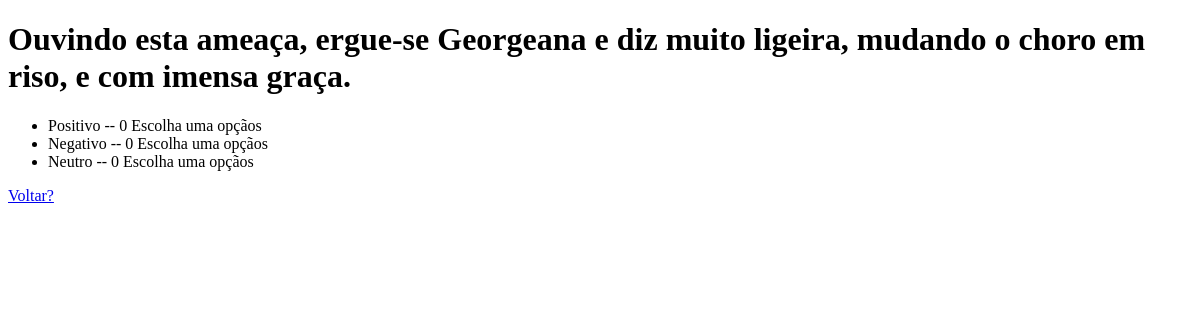
The app's page /enquete/2/results/, older data.
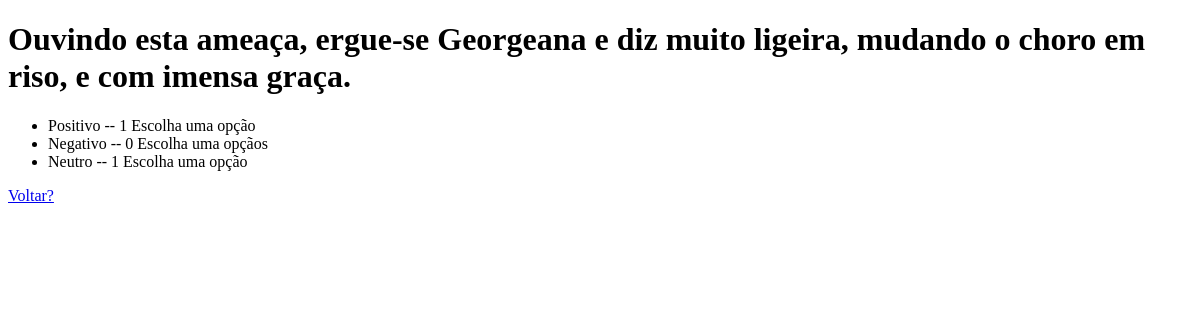
The same page, newer data.
### polls/models.py (models this page shows, shortened)
class Question(models.Model):
    question_text = models.CharField(max_length=200)
    pub_date = models.DateTimeField('date published')
    def was_published_recently(self):
        return self.pub_date >= timezone.now() - datetime.timedelta(days=1)
    was_published_recently.admin_order_field = 'pub_date'
    was_published_recently.boolean = True
    was_published_recently.short_description = 'Published recently?'

class Choice(models.Model):
    question = models.ForeignKey(Question)
    choice_text = models.CharField(max_length=200)
    votes = models.IntegerField(default=0)

### polls/views.py (the view)
# urls.py: url(r'^(?P<pk>[0-9]+)/results/$', views.ResultsView.as_view(), name='results'),
class ResultsView(generic.DetailView):
    model = Question
    template_name = 'polls/results.html'

### templates/polls/results.html
<!DOCTYPE html PUBLIC "-//W3C//DTD HTML 4.01//EN" "http://www.w3.org/TR/html4/strict.dtd">
<html>
<head>
</head>
<body>
<h1>{{ question.question_text }}</h1>
<ul>
{% for choice in question.choice_set.all %}
    <li>{{ choice.choice_text }} -- {{ choice.votes }} Escolha uma opção{{ choice.votes|pluralize }}</li>
{% endfor %}
</ul>
<a href="{% url 'polls:index2' %}">Voltar?</a>
</body>
</html>

Row changes from the older to the newer data that the page shows:
changed Choice "Positivo": votes "0" → "1"
changed Choice "Neutro": votes "0" → "1"
